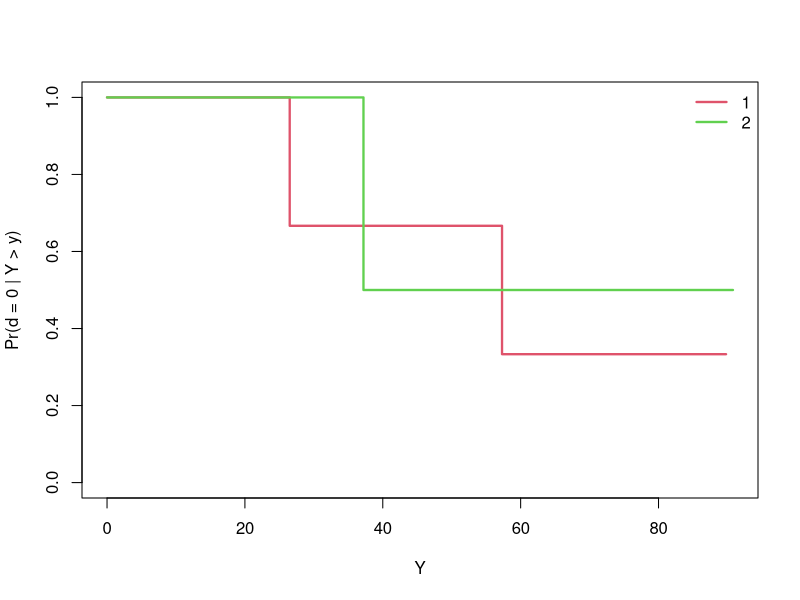

Recreate this plot in R.
## ---- chunk 1
library(survival)

dat <- data.frame(
  Y = c(26.5, 37.2, 57.3, 90.8, 20.2, 89.8),
  d = c(1, 1, 1, 0, 0, 0),
  X = c(0.1, 11, -0.3, 2.8, 1.8, 0.4)
)

dat$G <- as.factor(ifelse(dat$X < 2, "1", "2"))

attach(dat)

surv_fit <- survfit(Surv(Y, d) ~ G)
plot(surv_fit, lwd = 2.25, col = 2:3, xlab = "Y", ylab = "Pr(d = 0 | Y > y)")
legend("topright", bty = "n", legend = levels(G), lwd = 2.25, col = 2:3)
## ---- chunk 2
cox_fit <- coxph(Surv(Y, d) ~ G)
summary(cox_fit)
## ---- chunk 3
summary(cox_fit)$sctest
survdiff(Surv(Y, d) ~ G)$pvalue
